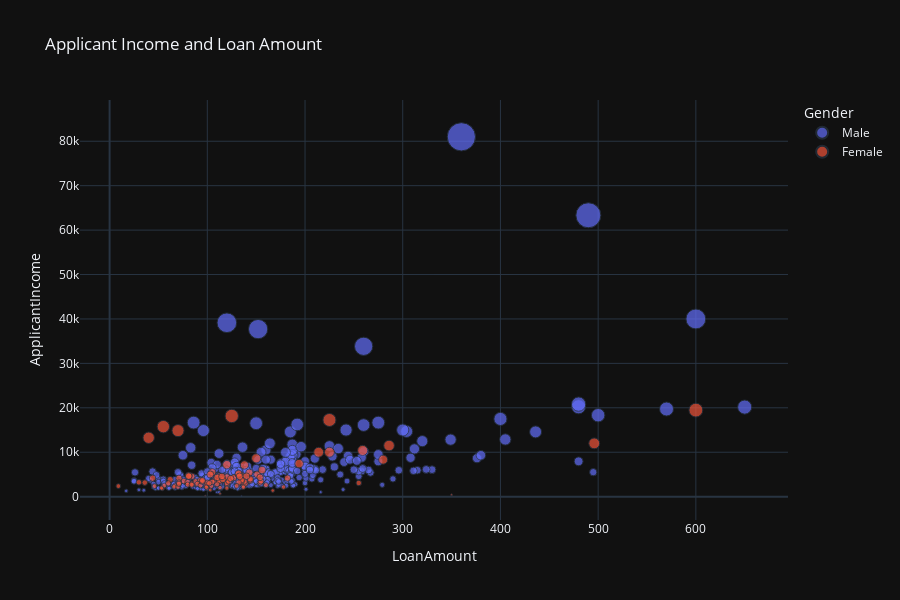

The notebook cell this image was saved under:
### Markdown cell above
#### Income and Loan Amount

### Code cell
fig = px.scatter(
    data,
    x=data["LoanAmount"],
    y=data["ApplicantIncome"],
    title="Applicant Income and Loan Amount",
    color=data["Gender"],
    size=data["ApplicantIncome"],
    height=600,
)
fig.show()

### Figure 1 — Plotly figure (JSON) as saved in the notebook; plotly's stock layout.template omitted (floating-point values rounded to 4 significant figures; data arrays with more than 128 entries replaced by an {"elided": "..."} marker saying what was removed)
{"data": [{"hovertemplate": "Gender=Male<br>LoanAmount=%{x}<br>ApplicantIncome=%{marker.size}<extra></extra>", "legendgroup": "Male", "marker": {"color": "#636efa", "size": {"elided": "489 int values"}, "sizemode": "area", "sizeref": 202.5, "symbol": "circle"}, "mode": "markers", "name": "Male", "orientation": "v", "showlegend": true, "type": "scatter", "x": {"elided": "489 int values"}, "xaxis": "x", "y": {"elided": "489 int values"}, "yaxis": "y"}, {"hovertemplate": "Gender=Female<br>LoanAmount=%{x}<br>ApplicantIncome=%{marker.size}<extra></extra>", "legendgroup": "Female", "marker": {"color": "#EF553B", "size": [3510, 3750, 3667, 3410, 2645, 4000, 1928, 3086, 4230, 11500, 4166, 4300, 3846, 1378, 2484, 2929, 7451, 3167, 10408, 4166, 2137, 3692, 4583, 2330, 14866, 10000, 4583, 3625, 1907, 3416, 4408, 3244, 10000, 4283, 8333, 3463, 3812, 3427, 3083, 3481, 7200, 3418, 2876, 3237, 4100, 1811, 2600, 4124, 5417, 4666, 5000, 5000, 3762, 2400, 2917, 2507, 3541, 3166, 4333, 2500, 1830, 4160, 2378, 5500, 2423, 3813, 4723, 15759, 2764, 6000, 3180, 1500, 1963, 7441, 4547, 2213, 3867, 2149, 2995, 2600, 2720, 4606, 8624, 10047, 7142, 5191, 210, 2500, 4350, 17263, 3326, 645, 3159, 13262, 2031, 3400, 18165, 4608, 2138, 3652, 3017, 5000, 2667, 4180, 19484, 2378, 3166, 2165, 416, 12000, 2900, 4583], "sizemode": "area", "sizeref": 202.5, "symbol": "circle"}, "mode": "markers", "name": "Female", "orientation": "v", "showlegend": true, "type": "scatter", "x": [76, 120, 144, 88, 120, 144, 100, 120, 112, 286, 116, 136, 111, 167, 137, 139, null, 154, 259, 44, 137, 93, 84, 100, 70, 225, 112, 108, 120, 113, 120, 80, 214, 127, 280, 122, 112, 138, 255, 155, 120, 135, 90, 30, 124, 54, 99, 115, 143, 135, 151, 132, 135, 104, 84, 56, 112, 132, 110, 67, null, 71, 46, 105, 130, 116, 81, 55, 110, 156, 71, 103, 53, 194, 115, 66, 62, 178, 60, 160, 80, 81, 150, null, 138, 132, 98, 93, 154, 225, 105, 113, 100, 40, 113, 95, 125, 140, 99, 95, 102, 103, 84, 182, 600, 9, 36, 70, 350, 496, 71, 133], "xaxis": "x", "y": [3510, 3750, 3667, 3410, 2645, 4000, 1928, 3086, 4230, 11500, 4166, 4300, 3846, 1378, 2484, 2929, 7451, 3167, 10408, 4166, 2137, 3692, 4583, 2330, 14866, 10000, 4583, 3625, 1907, 3416, 4408, 3244, 10000, 4283, 8333, 3463, 3812, 3427, 3083, 3481, 7200, 3418, 2876, 3237, 4100, 1811, 2600, 4124, 5417, 4666, 5000, 5000, 3762, 2400, 2917, 2507, 3541, 3166, 4333, 2500, 1830, 4160, 2378, 5500, 2423, 3813, 4723, 15759, 2764, 6000, 3180, 1500, 1963, 7441, 4547, 2213, 3867, 2149, 2995, 2600, 2720, 4606, 8624, 10047, 7142, 5191, 210, 2500, 4350, 17263, 3326, 645, 3159, 13262, 2031, 3400, 18165, 4608, 2138, 3652, 3017, 5000, 2667, 4180, 19484, 2378, 3166, 2165, 416, 12000, 2900, 4583], "yaxis": "y"}], "layout": {"height": 600, "legend": {"itemsizing": "constant", "title": {"text": "Gender"}, "tracegroupgap": 0}, "title": {"text": "Applicant Income and Loan Amount"}, "xaxis": {"anchor": "y", "domain": [0, 1], "title": {"text": "LoanAmount"}}, "yaxis": {"anchor": "x", "domain": [0, 1], "title": {"text": "ApplicantIncome"}}}}
